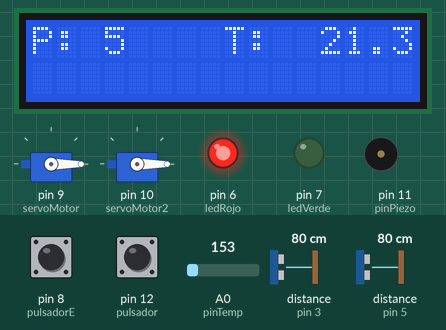
Simulated run of this sketch. Board: Arduino Uno, built with avr-gcc and run on an emulated ATmega328P. On the bench: 16×2 character LCD, 2 × servo, output pins drawn as LEDs (lit = HIGH), buzzer (waves = sounding, pin HIGH). Wiring (inferred from the names in the program): 2 × ultrasonic range finder: trigger pin 2, echo pin 3 / trigger pin 4, echo pin 5. The inputs (shaded band) are chosen by the test bench; at power-on: distance to the obstacle (sensors on pin 3, pin 5) 80 cm, pin 8 (pulsadorE) HIGH, pin 12 (pulsador) HIGH, A0 (pinTemp) = 153. The echo pulse lasts 58.3 µs per cm; pins used as bus, display or sensor lines are not drawn; what the sketch prints to the serial monitor is not drawn.

Above: at 1.2 s.
1.3 s: distance to the obstacle (sensor on pin 3) set to 33 cm
4.3 s: distance to the obstacle (sensor on pin 3) set to 29 cm
At 5.0 s:
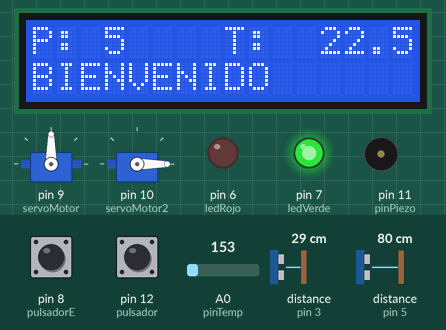
7.3 s: distance to the obstacle (sensor on pin 3) set to 60 cm
At 9.7 s:
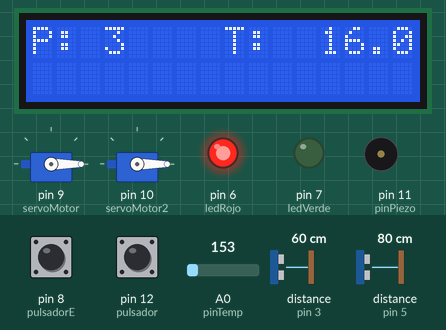
10.0 s: distance to the obstacle (sensor on pin 3) set to 2 cm
At 10.5 s:
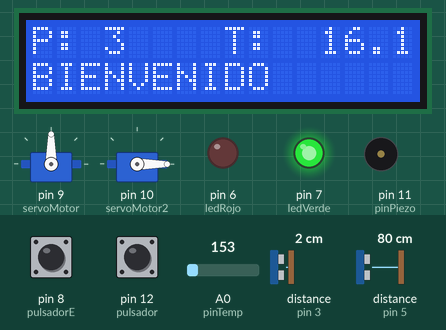
13.0 s: distance to the obstacle (sensor on pin 5) set to 2 cm
16.0 s: distance to the obstacle (sensor on pin 5) set to 35 cm
At 22.2 s:
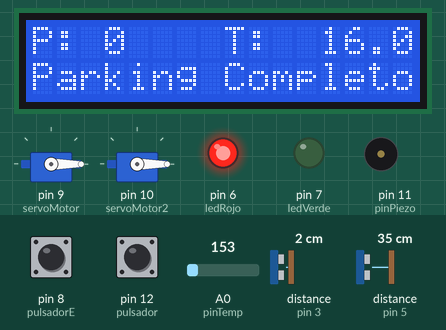
Timing chart, 0 to 22.7 s (numbered marks = the images above; inputs shaded):
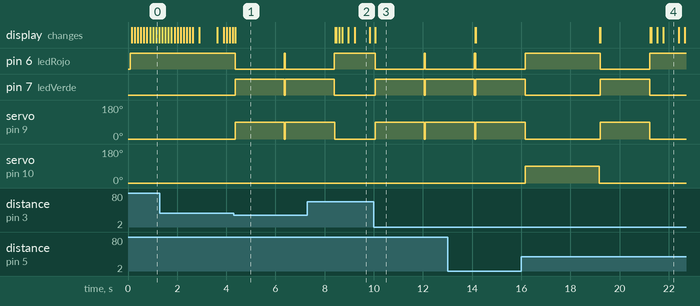

Measured:
- the behaviour switches between 31 and 30 cm on distance to the obstacle (sensor on pin 3) (found by bisection; images 0 and 1)
- after the input at 4.3 s, pin 6 (ledRojo): HIGH → LOW after 0.06 s, → HIGH 2.0 s later, → LOW 0.04 s later; pin 7 (ledVerde): LOW → HIGH after 0.06 s, → LOW 2.0 s later, → HIGH 0.04 s later; servo on pin 9 (servoMotor): 0° → 90° after 0.06 s; the display: changes after 0.06 s (image 1)
- after the input at 7.3 s, pin 6 (ledRojo): goes on until 8.4 s, then stays HIGH; pin 7 (ledVerde): goes on until 8.4 s, then stays LOW; servo on pin 9 (servoMotor): goes on until 8.4 s, then stays 0°
- after the input at 10.0 s, pin 6 (ledRojo): HIGH → LOW after 0.05 s, → HIGH 2.0 s later, → LOW 0.04 s later; pin 7 (ledVerde): LOW → HIGH after 0.05 s, → LOW 2.0 s later, → HIGH 0.04 s later; servo on pin 9 (servoMotor): 0° → 90° after 0.05 s; the display: changes after 0.05 s (image 3)
- after the input at 16.0 s, servo on pin 10 (servoMotor2): goes on until 19.2 s, then stays 0°; the display: first differs from a run without the input after 5.2 s (image 4 shows a later state)
- what the display in image 2 shows lasts 0.6 s, from 9.2 s to 9.8 s

The sketch:

proyecto.ino
```cpp
#include <Wire.h>
#include <LiquidCrystal_I2C.h>
#include <Servo.h>

LiquidCrystal_I2C lcd_1(0x27, 16, 2);
Servo servoMotor;
Servo servoMotor2;

const int pinTrigger   = 2;
const int pinEcho      = 3;
const int pinTrigger2  = 4;
const int pinEcho2     = 5;
const int ledRojo      = 6;
const int ledVerde     = 7;
const int pulsador     = 12;
const int pinPiezo     = 11;
const int pulsadorE    = 8;

const int pinTemp = A0;

float tiempo = 0;
float distancia = 0;
float tiempo2 = 0;
float distancia2 = 0;

int conta = 0;
const int totalPlazas = 5;

int sensorValue = 0;
float temperatura = 0;

unsigned long tiempoUltimaEntrada = 0;
unsigned long tiempoUltimaSalida = 0;
const unsigned long retardoAntirrebote = 500;
unsigned long ultimaActualizacionPantalla = 0;
const unsigned long intervaloPantalla = 100;

int estadoEntrada = 0;
bool salidaActivada = false;

void setup() {
  Serial.begin(9600);
  Serial.println("Sistema iniciado...");

  Wire.begin();
  lcd_1.init();
  lcd_1.backlight();
  lcd_1.clear();
  lcd_1.setCursor(0, 0);
  lcd_1.print("P: ");
  lcd_1.setCursor(8, 0);
  lcd_1.print("T: ");
  lcd_1.setCursor(0, 1);
  lcd_1.print("                ");

  pinMode(pinTrigger, OUTPUT);
  pinMode(pinEcho, INPUT);
  pinMode(pinTrigger2, OUTPUT);
  pinMode(pinEcho2, INPUT);

  servoMotor.attach(9);
  servoMotor.write(0);

  servoMotor2.attach(10);
  servoMotor2.write(0);

  pinMode(ledRojo, OUTPUT);
  pinMode(ledVerde, OUTPUT);
  digitalWrite(ledRojo, HIGH);
  digitalWrite(ledVerde, LOW);

  pinMode(pulsador, INPUT_PULLUP);
  pinMode(pulsadorE, INPUT_PULLUP);
  pinMode(pinPiezo, OUTPUT);
}


void loop() {
  unsigned long milis = millis();

  //Primer paso: lectura del sensor de temperatura
  sensorValue = analogRead(pinTemp);
  float voltaje = sensorValue * (5.0 / 1023.0);
  temperatura = (voltaje - 0.5) * 50.0;
  temperatura = 16.0 + (((sin(millis() / 2000.0) + 1.0) / 2.0) * 7.0);


  //Segundo paso: lectura del sensor ultrasónico de entrada
  digitalWrite(pinTrigger, LOW);
  delayMicroseconds(4);
  digitalWrite(pinTrigger, HIGH);
  delayMicroseconds(10);
  digitalWrite(pinTrigger, LOW);
  tiempo = pulseIn(pinEcho, HIGH);
  distancia = 0.0172 * tiempo;

  //Tercer paso: lectura del sensor ultrasónico de salida
  digitalWrite(pinTrigger2, LOW);
  delayMicroseconds(4);
  digitalWrite(pinTrigger2, HIGH);
  delayMicroseconds(10);
  digitalWrite(pinTrigger2, LOW);
  tiempo2 = pulseIn(pinEcho2, HIGH);
  distancia2 = 0.0172 * tiempo2;

  // Cuarto paso: control de la puerta de entrada
  if (temperatura > 30) {
    tone(pinPiezo, 4000);
    lcd_1.setCursor(0, 1);
    lcd_1.print("INCENDIO       ");
    servoMotor.write(0);
    servoMotor2.write(90);
  }
  else if (conta < totalPlazas) {
    if (distancia <= 30) {
      if (estadoEntrada == 0) {
        estadoEntrada = 1;
      }
      if (estadoEntrada == 1) {
        lcd_1.setCursor(0, 1);
        lcd_1.print("PULSE BOTON    ");
        if (digitalRead(pulsadorE) == HIGH && (millis() - tiempoUltimaEntrada >= retardoAntirrebote)) {
          estadoEntrada = 2;
          tiempoUltimaEntrada = millis();
        }
        servoMotor.write(0);
      }
      if (estadoEntrada == 2) {
        lcd_1.setCursor(0, 1);
        lcd_1.print("BIENVENIDO     ");
        servoMotor.write(90);
        digitalWrite(ledRojo, LOW);
        digitalWrite(ledVerde, HIGH);
        delay(2000);
        conta++;
        servoMotor.write(0);
        digitalWrite(ledRojo, HIGH);
        digitalWrite(ledVerde, LOW);
        estadoEntrada = 0;
      }
    }
    else {
      estadoEntrada = 0;
      servoMotor.write(0);
    }
  }
  else {
    servoMotor.write(0);
  }

  //Quinto paso: control de la puerta de salida
  if (temperatura > 30) {
    tone(pinPiezo, 4000);
    servoMotor2.write(90);
    if (distancia2 <= 30 && !salidaActivada && (milis - tiempoUltimaSalida >= retardoAntirrebote)) {
      if (conta > 0) { conta--; }
      salidaActivada = true;
      tiempoUltimaSalida = milis;
    }
    else if (distancia2 > 30) {
      salidaActivada = false;
    }
  }
  else {
    if (distancia2 < 30 && digitalRead(pulsador) == HIGH) {
      servoMotor2.write(90);
      delay(3000);
      if (!salidaActivada && (milis - tiempoUltimaSalida >= retardoAntirrebote)) {
        if (conta > 0) { conta--; }
        salidaActivada = true;
        tiempoUltimaSalida = milis;
      }
      servoMotor2.write(0);
    }
    else {
      digitalWrite(pinPiezo, LOW);
      servoMotor2.write(0);
      salidaActivada = false;
    }
  }

  //Sexto paso: actualización del LCD donde mostraremos el num de plazas disponibles y la temperatura
  if (milis - ultimaActualizacionPantalla >= intervaloPantalla) {
    ultimaActualizacionPantalla = milis;
    int plazasLibres = totalPlazas - conta;
    lcd_1.setCursor(0, 0);
    lcd_1.print("P:");
    if (plazasLibres < 10) { lcd_1.print(" "); }
    lcd_1.print(plazasLibres);
    lcd_1.print("  ");
    lcd_1.setCursor(8, 0);
    lcd_1.print("T:");
    lcd_1.setCursor(11, 0);
    char tempBuffer[6];
    dtostrf(temperatura, 5, 1, tempBuffer);
    lcd_1.print(tempBuffer);

    if (estadoEntrada == 0) {
      lcd_1.setCursor(0, 1);
      if (temperatura > 30) {
        lcd_1.print("INCENDIO       ");
        servoMotor2.write(90);
      }
      else if (plazasLibres == 0) {
        lcd_1.print("Parking Completo");
      }
      else {
        lcd_1.print("                ");
      }
    }
  }

  Serial.print("Temp: ");
  Serial.print(temperatura);
  Serial.print(" C, Free Spots: ");
  Serial.println(totalPlazas - conta);
}
```
